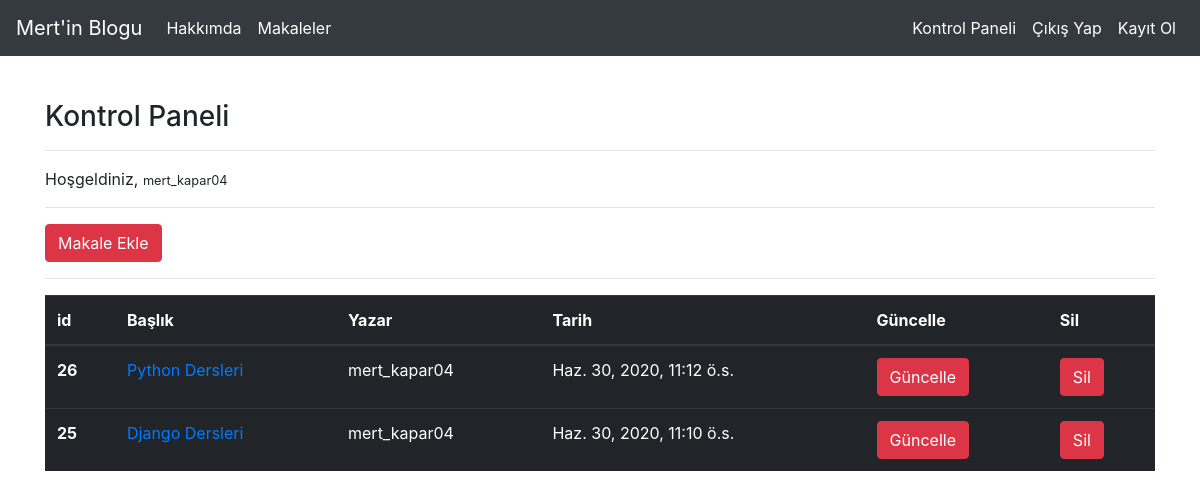
Screenshot of /articles/dashboard/ (signed in) with the database file from the repository.
### article/models.py (models this page shows, shortened)
class Article(models.Model):
    author = models.name = models.ForeignKey('auth.User', on_delete=models.CASCADE,verbose_name = "Yazar")
    title = models.CharField(max_length = 50,verbose_name = "Başlık")
    content = RichTextField()
    created_date = models.DateTimeField(auto_now_add = True,verbose_name = "Oluşturulma Tarihi")
    article_image = models.FileField(blank = True,null = True,verbose_name ="Makaleye Fotoğraf Ekleyin" )
    class Meta:
        ordering = ['-created_date']

### article/views.py (the view)
# urls.py: path('dashboard/',views.dashboard,name = "dashboard"),
@login_required(login_url = "user:login")
def dashboard(request):
    articles = Article.objects.filter(author = request.user)
    context = {
        "articles":articles
    }
    return render(request,"dashboard.html",context)

### templates/dashboard.html
{% extends "layout.html" %}
{% block body %}
<h3>Kontrol Paneli</h3>
<hr>
<p>
    Hoşgeldiniz, <small>{{request.user.username}}</small>
</p>
<hr>
<a class = "btn btn-danger", href = "/articles/addarticle">Makale Ekle</a>
<hr>
{% if articles %}
<table class="table table-dark">
  <thead>
    <tr>
      <th scope="col">id</th>
      <th scope="col">Başlık</th>
      <th scope="col">Yazar</th>
      <th scope="col">Tarih</th>
      <th scope="col">Güncelle</th>
      <th scope="col">Sil</th>
    </tr>
  </thead>
  <tbody>
    {% for article in articles %}
    <tr>
      <th scope="row">{{article.id}}</th>
      <td><a href="/articles/article/{{article.id}}">{{article.title}}</a></td>
      <td>{{article.author.username}}</td>
      <td>{{article.created_date}}</td>
      <td><a href="/articles/update/{{article.id}}" class = "btn btn-danger">Güncelle</a></td>
      <td><a href="/articles/delete/{{article.id}}" class = "btn btn-danger">Sil</a></td>
    </tr>
    {% endfor %}
  </tbody>
</table>
{% else %}
<div class = "alert alert-danger">
Henüz bir makaleniz bulunmuyor...
</div>
{% endif %}
{% endblock body %}

### rows the page displays
Article: id "26", title "Python Dersleri", author.username "mert_kapar04", created_date "Haz. 30, 2020, 11:12 ö.s."
Article: id "25", title "Django Dersleri", author.username "mert_kapar04", created_date "Haz. 30, 2020, 11:10 ö.s."

### other values shown
{{ request.user.username }} "mert_kapar04"
